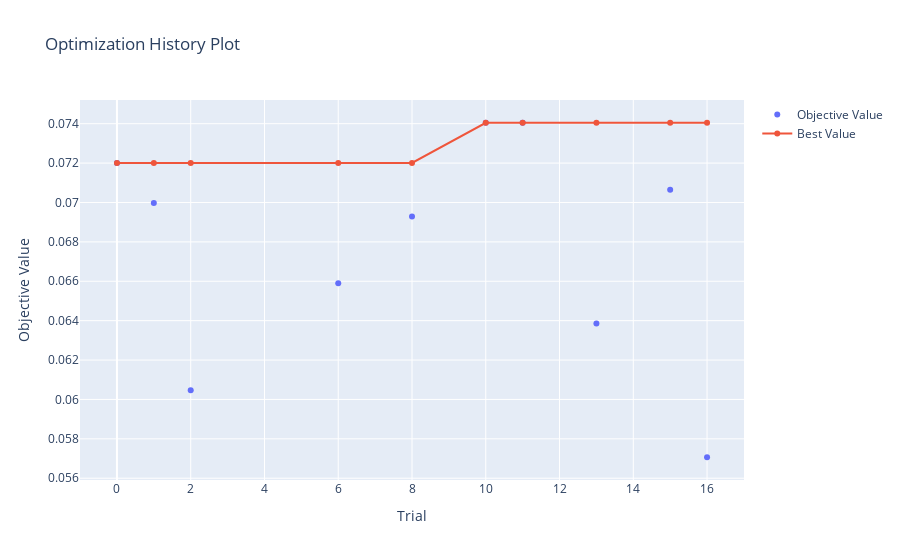

The cell this chart's notebook holds for it:
### Code cell
optuna.visualization.plot_optimization_history(study)

### Figure 1 — Plotly figure (JSON) as saved in the notebook; plotly's stock layout.template omitted (floating-point values rounded to 4 significant figures)
{"data": [{"mode": "markers", "name": "Objective Value", "type": "scatter", "x": [0, 1, 2, 6, 8, 10, 11, 13, 15, 16], "y": [0.07201, 0.06997, 0.06046, 0.0659, 0.06929, 0.07405, 0.07405, 0.06386, 0.07065, 0.05707]}, {"name": "Best Value", "type": "scatter", "x": [0, 1, 2, 6, 8, 10, 11, 13, 15, 16], "y": [0.07201, 0.07201, 0.07201, 0.07201, 0.07201, 0.07405, 0.07405, 0.07405, 0.07405, 0.07405]}], "layout": {"title": {"text": "Optimization History Plot"}, "xaxis": {"title": {"text": "Trial"}}, "yaxis": {"title": {"text": "Objective Value"}}}}
